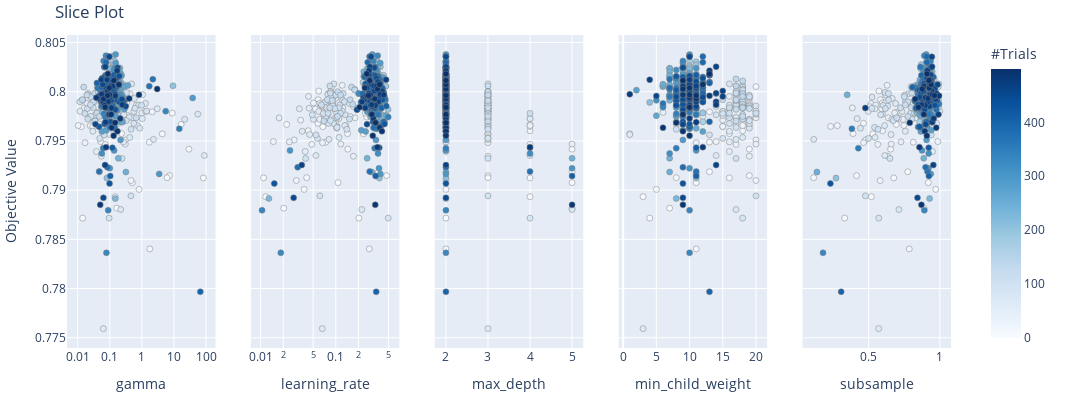

The code cell stored with this chart in its notebook:
### Code cell
fig = optuna.visualization.plot_slice(study1, params=['max_depth','learning_rate','min_child_weight','subsample','gamma'])
fig.update_layout(margin=dict(l=20, r=10, t=35, b=20), height=400)

### Figure 1 — Plotly figure (JSON) as saved in the notebook; plotly's stock layout.template omitted (floating-point values rounded to 4 significant figures; data arrays with more than 128 entries replaced by an {"elided": "..."} marker saying what was removed)
{"data": [{"marker": {"color": {"elided": "500 int values"}, "colorbar": {"title": {"text": "#Trials"}, "x": 1, "xpad": 40, "y": 0.5}, "colorscale": [[0, "rgb(247,251,255)"], [0.125, "rgb(222,235,247)"], [0.25, "rgb(198,219,239)"], [0.375, "rgb(158,202,225)"], [0.5, "rgb(107,174,214)"], [0.625, "rgb(66,146,198)"], [0.75, "rgb(33,113,181)"], [0.875, "rgb(8,81,156)"], [1, "rgb(8,48,107)"]], "line": {"color": "Grey", "width": 0.5}, "showscale": true}, "mode": "markers", "showlegend": false, "type": "scatter", "x": {"elided": "500 float values"}, "xaxis": "x", "y": {"elided": "500 float values"}, "yaxis": "y"}, {"marker": {"color": {"elided": "500 int values"}, "colorbar": {"title": {"text": "#Trials"}, "x": 1, "xpad": 40}, "colorscale": [[0, "rgb(247,251,255)"], [0.125, "rgb(222,235,247)"], [0.25, "rgb(198,219,239)"], [0.375, "rgb(158,202,225)"], [0.5, "rgb(107,174,214)"], [0.625, "rgb(66,146,198)"], [0.75, "rgb(33,113,181)"], [0.875, "rgb(8,81,156)"], [1, "rgb(8,48,107)"]], "line": {"color": "Grey", "width": 0.5}, "showscale": false}, "mode": "markers", "showlegend": false, "type": "scatter", "x": {"elided": "500 float values"}, "xaxis": "x2", "y": {"elided": "500 float values"}, "yaxis": "y2"}, {"marker": {"color": {"elided": "500 int values"}, "colorbar": {"title": {"text": "#Trials"}, "x": 1, "xpad": 40}, "colorscale": [[0, "rgb(247,251,255)"], [0.125, "rgb(222,235,247)"], [0.25, "rgb(198,219,239)"], [0.375, "rgb(158,202,225)"], [0.5, "rgb(107,174,214)"], [0.625, "rgb(66,146,198)"], [0.75, "rgb(33,113,181)"], [0.875, "rgb(8,81,156)"], [1, "rgb(8,48,107)"]], "line": {"color": "Grey", "width": 0.5}, "showscale": false}, "mode": "markers", "showlegend": false, "type": "scatter", "x": {"elided": "500 int values"}, "xaxis": "x3", "y": {"elided": "500 float values"}, "yaxis": "y3"}, {"marker": {"color": {"elided": "500 int values"}, "colorbar": {"title": {"text": "#Trials"}, "x": 1, "xpad": 40}, "colorscale": [[0, "rgb(247,251,255)"], [0.125, "rgb(222,235,247)"], [0.25, "rgb(198,219,239)"], [0.375, "rgb(158,202,225)"], [0.5, "rgb(107,174,214)"], [0.625, "rgb(66,146,198)"], [0.75, "rgb(33,113,181)"], [0.875, "rgb(8,81,156)"], [1, "rgb(8,48,107)"]], "line": {"color": "Grey", "width": 0.5}, "showscale": false}, "mode": "markers", "showlegend": false, "type": "scatter", "x": {"elided": "500 int values"}, "xaxis": "x4", "y": {"elided": "500 float values"}, "yaxis": "y4"}, {"marker": {"color": {"elided": "500 int values"}, "colorbar": {"title": {"text": "#Trials"}, "x": 1, "xpad": 40}, "colorscale": [[0, "rgb(247,251,255)"], [0.125, "rgb(222,235,247)"], [0.25, "rgb(198,219,239)"], [0.375, "rgb(158,202,225)"], [0.5, "rgb(107,174,214)"], [0.625, "rgb(66,146,198)"], [0.75, "rgb(33,113,181)"], [0.875, "rgb(8,81,156)"], [1, "rgb(8,48,107)"]], "line": {"color": "Grey", "width": 0.5}, "showscale": false}, "mode": "markers", "showlegend": false, "type": "scatter", "x": {"elided": "500 float values"}, "xaxis": "x5", "y": {"elided": "500 float values"}, "yaxis": "y5"}], "layout": {"height": 400, "margin": {"b": 20, "l": 20, "r": 10, "t": 35}, "title": {"text": "Slice Plot"}, "width": 1500, "xaxis": {"anchor": "y", "autorange": true, "domain": [0, 0.168], "range": [-2.29, 2.252], "title": {"text": "gamma"}, "type": "log"}, "xaxis2": {"anchor": "y2", "autorange": true, "domain": [0.208, 0.376], "range": [-2.11, -0.1737], "title": {"text": "learning_rate"}, "type": "log"}, "xaxis3": {"anchor": "y3", "autorange": true, "domain": [0.416, 0.584], "range": [1.767, 5.233], "title": {"text": "max_depth"}, "type": "linear"}, "xaxis4": {"anchor": "y4", "autorange": true, "domain": [0.624, 0.792], "range": [-0.4767, 21.48], "title": {"text": "min_child_weight"}, "type": "linear"}, "xaxis5": {"anchor": "y5", "autorange": true, "domain": [0.832, 1], "range": [0.04568, 1.069], "title": {"text": "subsample"}, "type": "linear"}, "yaxis": {"anchor": "x", "autorange": true, "domain": [0, 1], "range": [0.774, 0.8058], "title": {"text": "Objective Value"}, "type": "linear"}, "yaxis2": {"anchor": "x2", "autorange": true, "domain": [0, 1], "matches": "y", "range": [0.774, 0.8058], "showticklabels": false, "type": "linear"}, "yaxis3": {"anchor": "x3", "autorange": true, "domain": [0, 1], "matches": "y", "range": [0.774, 0.8058], "showticklabels": false, "type": "linear"}, "yaxis4": {"anchor": "x4", "autorange": true, "domain": [0, 1], "matches": "y", "range": [0.774, 0.8058], "showticklabels": false, "type": "linear"}, "yaxis5": {"anchor": "x5", "autorange": true, "domain": [0, 1], "matches": "y", "range": [0.774, 0.8058], "showticklabels": false, "type": "linear"}}}
